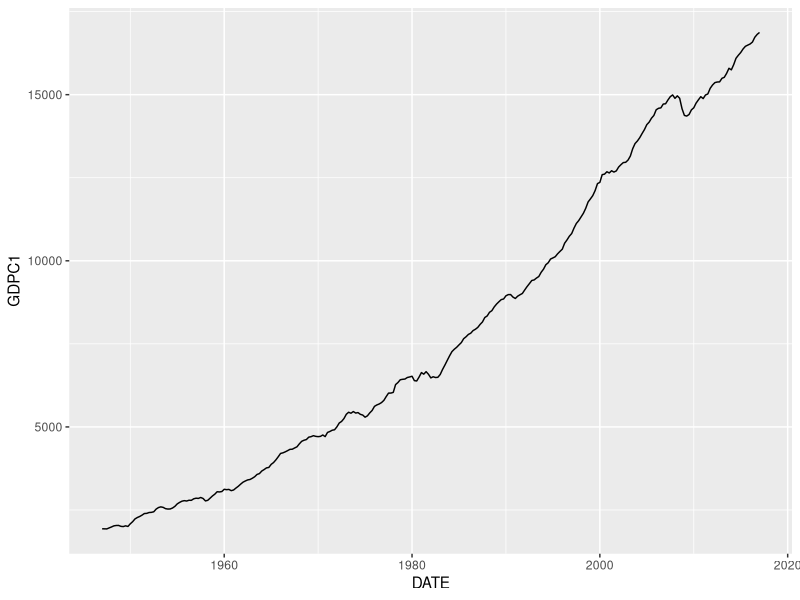

Write the R code that produced this figure.
## ---- chunk 1
knitr::opts_chunk$set(width = 50)
## ---- chunk 2
library(ggplot2)
## ---- chunk 3
gdp <- read.csv("GDP.csv")
## ---- chunk 4
str(gdp)
## ---- chunk 5
head(gdp)
## ---- chunk 6
str(gdp$DATE)

head(gdp$DATE)
## ---- chunk 7
gdp <- read.csv("GDP.csv", stringsAsFactors = FALSE)
## ---- chunk 8
gdp$DATE <- as.Date(gdp$DATE)
## ---- chunk 9
ggplot(gdp) +
geom_line(aes(x = DATE, y = GDPC1))
